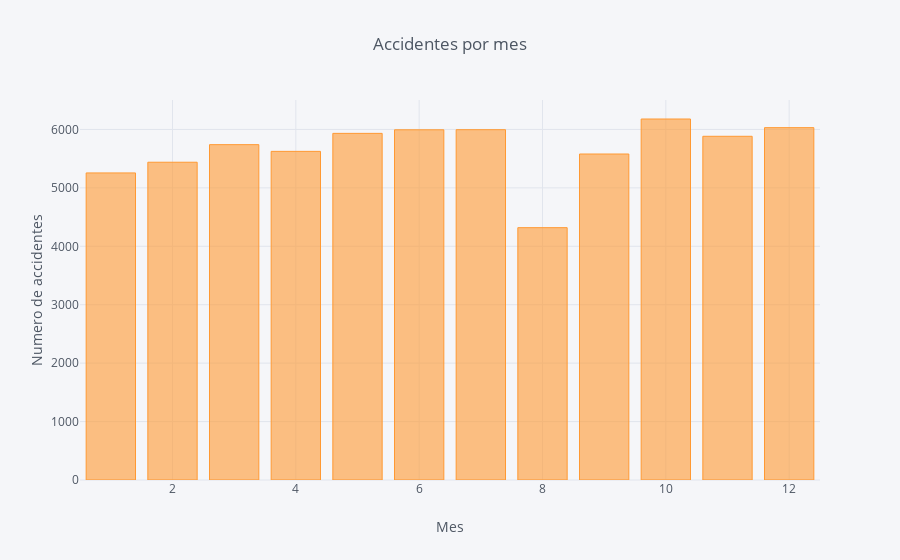

The notebook cell saved with this chart:
### Code cell
#Ahora valoramos el numero de accidentes en funcion de los meses del año:

#Comenzamos por analizar los datos por distrito:
bcn_mes = bcn.groupby(['Mes'],as_index = False).agg({'Numero_Expediente':'count'})
bcn_mes = bcn_mes.rename(columns={'Numero_Expediente': 'Numero_accidentes'})

#Mostramos una grafica de los datos:
bcn_mes.iplot(kind='bar', x='Mes', xTitle='Mes', color='orange',
           yTitle='Numero de accidentes', title='Accidentes por mes')

### Figure 1 — Plotly figure (JSON) as saved in the notebook; plotly's stock layout.template omitted (floating-point values rounded to 4 significant figures)
{"data": [{"marker": {"color": "rgba(255, 153, 51, 0.6)", "line": {"color": "rgba(255, 153, 51, 1.0)", "width": 1}}, "name": "Numero_accidentes", "orientation": "v", "text": "", "type": "bar", "uid": "d72d515a-eb3f-4bd1-a251-bcb3fbf22683", "x": [1, 2, 3, 4, 5, 6, 7, 8, 9, 10, 11, 12], "y": [5256, 5439, 5740, 5625, 5933, 5994, 5996, 4319, 5580, 6179, 5883, 6031]}], "layout": {"legend": {"bgcolor": "#F5F6F9", "font": {"color": "#4D5663"}}, "paper_bgcolor": "#F5F6F9", "plot_bgcolor": "#F5F6F9", "title": {"font": {"color": "#4D5663"}, "text": "Accidentes por mes"}, "xaxis": {"gridcolor": "#E1E5ED", "showgrid": true, "tickfont": {"color": "#4D5663"}, "title": {"font": {"color": "#4D5663"}, "text": "Mes"}, "zerolinecolor": "#E1E5ED"}, "yaxis": {"gridcolor": "#E1E5ED", "showgrid": true, "tickfont": {"color": "#4D5663"}, "title": {"font": {"color": "#4D5663"}, "text": "Numero de accidentes"}, "zerolinecolor": "#E1E5ED"}}}
